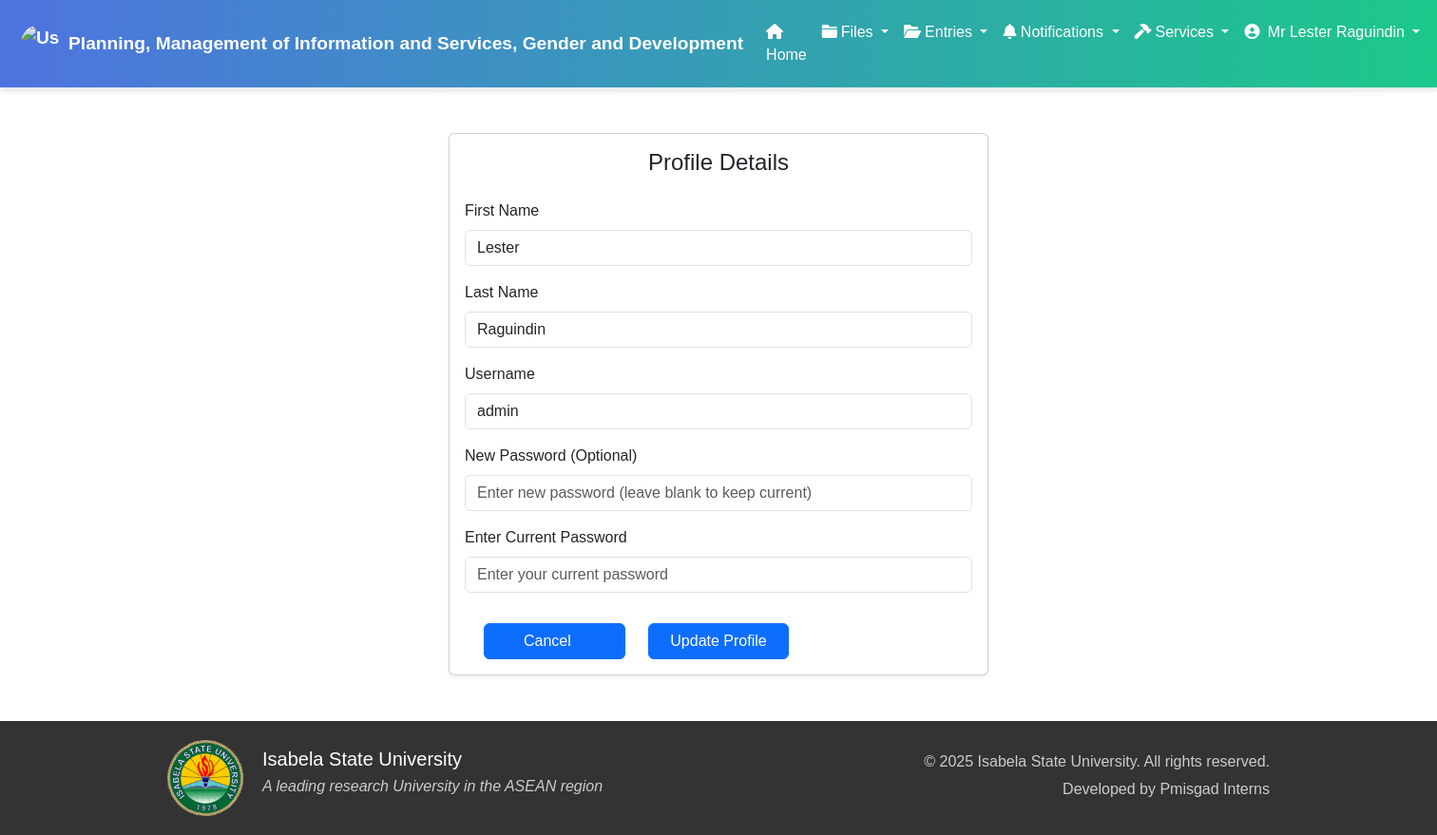
The app's page /admin/profile.php (signed in) with its own data.
### tables this page shows
CREATE TABLE `member` (
  `member_id` int(11) NOT NULL,
  `member_first` varchar(100) DEFAULT NULL,
  `member_last` varchar(100) DEFAULT NULL,
  `member_gender` varchar(100) DEFAULT NULL,
  `username` varchar(50) DEFAULT NULL,
  `password` varchar(50) DEFAULT NULL,
  `office_id` int(11) DEFAULT NULL,
  `salut_id` int(11) DEFAULT NULL,
  `rank_id` int(11) DEFAULT NULL,
  `designation_id` int(11) DEFAULT NULL,
  `failed_attempts` int(11) DEFAULT 0,
  `last_failed_attempt` timestamp NULL DEFAULT NULL,
  `is_suspended` tinyint(1) DEFAULT 0,
  `role` varchar(10) DEFAULT NULL
);

### admin/profile.php (the view, shortened to what this page needs)
<?php
include '../components/config.php';
$member_id = $_SESSION['member_id'];
$sql = "SELECT m.*, s.salut
        FROM member m
        LEFT JOIN salut s ON m.salut_id = s.salut_id
        WHERE m.member_id = '$member_id'";
$result = mysqli_query($con, $sql);
$row = mysqli_fetch_assoc($result);
$username = $row['username'];
$member_first = $row['member_first'];
$member_last = $row['member_last'];
?>
<!DOCTYPE html>
<html lang="en">
<head>
    <link href="https://cdnjs.cloudflare.com/ajax/libs/font-awesome/6.0.0-beta3/css/all.min.css" rel="stylesheet">
    <link rel="stylesheet" href="https://cdn.jsdelivr.net/npm/bootstrap@5.3.3/dist/css/bootstrap.min.css">
    <link rel="stylesheet" href="../styles/styles.css">
    <link href='https://unpkg.com/boxicons@2.1.4/css/boxicons.min.css' rel='stylesheet'>
    <link rel="stylesheet" href="../styles/user_header.css">
</head>
<body>
    <?php include '../components/header_admin.php'; ?>
    <div class="content-wrapper">
        <div class="container py-5">
            <section class="content">
                <div class="row justify-content-center">
                    <div class="col-md-8 col-lg-6">
                        <div class="card shadow-sm">
                            <div class="card-body">
                                <h4 class="text-center mb-4">Profile Details</h4>
                                <form action="" method="post">
                                    <div class="mb-3">
                                        <label for="member_first" class="form-label">First Name</label>
                                        <input type="text" class="form-control"
                                            value="<?php echo htmlspecialchars($member_first); ?>"
                                            name="member_first">
                                    </div>
                                    <div class="mb-3">
                                        <label for="member_last" class="form-label">Last Name</label>
                                        <input type="text" class="form-control"
                                            value="<?php echo htmlspecialchars($member_last); ?>"
                                            name="member_last">
                                    </div>
                                    <div class="mb-3">
                                        <label for="username" class="form-label">Username</label>
                                        <input type="text" class="form-control"
                                            value="<?php echo htmlspecialchars($username); ?>"
                                            name="username">
                                    </div>
                                    <div class="mb-3">
                                        <label for="password" class="form-label">New Password (Optional)</label>
                                        <input type="password" class="form-control"
                                            name="password" placeholder="Enter new password (leave blank to keep current)">
                                    </div>
                                    <div class="mb-3">
                                        <label for="confirm_password" class="form-label">Enter Current Password</label>
                                        <input type="password" class="form-control" name="confirm_password" placeholder="Enter your current password" required>
                                    </div>
                                    <div class="container">
                                        <div class="row">
                                            <div class="col-md-4">
                                                <button type="submit" name="update" class="btn btn-primary text-sm w-100 mt-3"><a href="dashboard.php" class="nav-link text-center">Cancel</a></button>
                                            </div>
                                            <div class="col-md-4">
                                                <button type="submit" name="update" class="btn btn-primary text-sm w-100 mt-3">Update Profile</button>
                                            </div>
                                        </div>
                                    </div>
                                </form>
                            </div>
                        </div>
                    </div>
                </div>
            </section>
        </div>
    </div>
    <?php include '../components/footer.php'; ?>
</body>
</html>

### styles/styles.css (style rules this page uses)
body { font-family: 'Arial', sans-serif; }

### styles/user_header.css (style rules this page uses)
.nav-link { color: #fff !important; transition: 0.3s; padding-right: 15px; }

### components/footer.php (style rules this page uses)
body { display: flex; flex-direction: column; min-height: 100vh; margin: 0; }
.container { max-width: 1200px; margin: 0 auto; padding: 0 20px; }

### records on screen
member: member_first "Lester", member_last "Raguindin", username "admin"

### other values on screen
$_SESSION['full_name'] "Mr Lester Raguindin"
